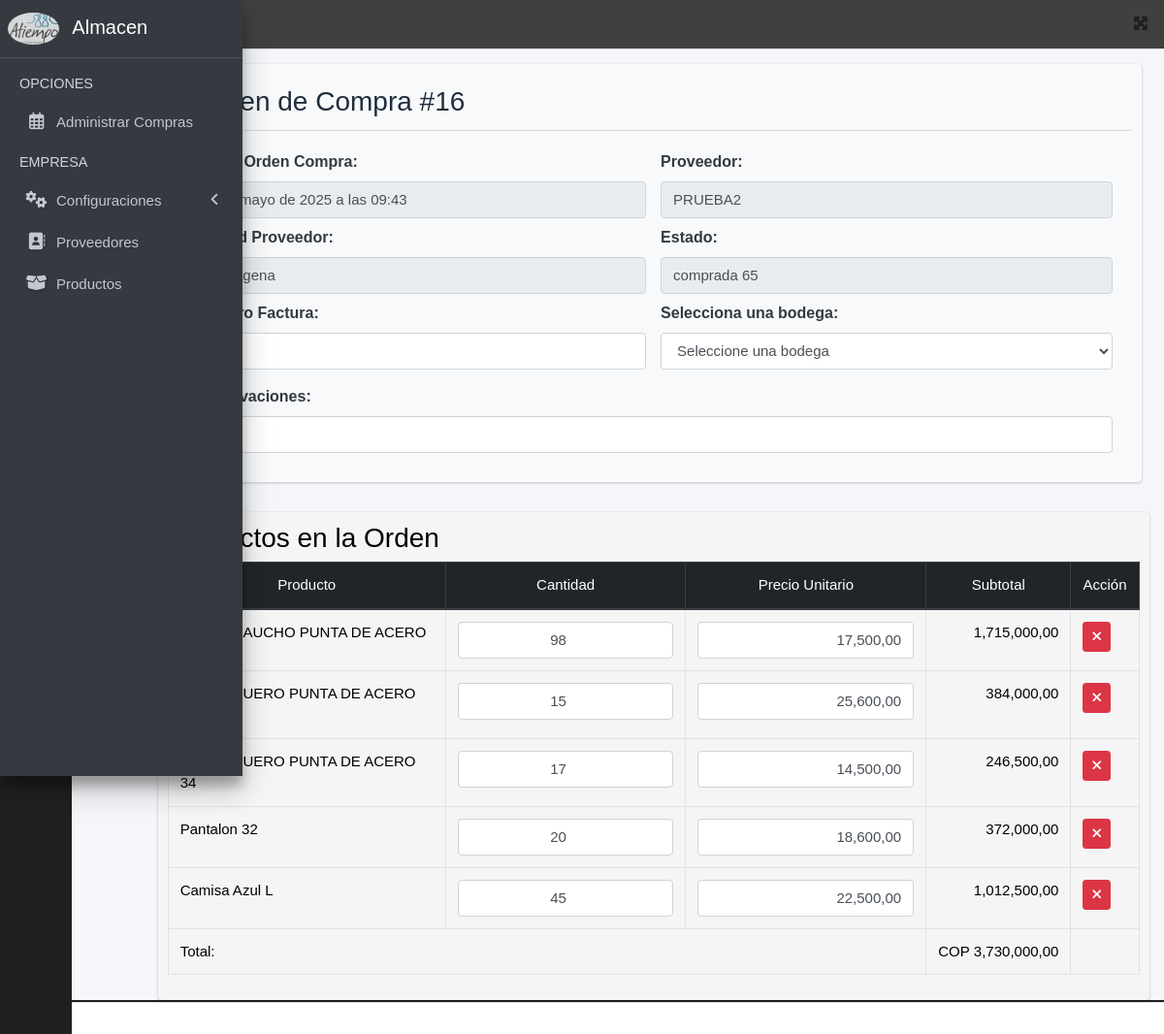
Screenshot of /comprar_orden/16/ with the database file from the repository.
### applications/ordenes_compra/models.py (models this page shows, shortened)
class OrdenCompra(models.Model):
    ESTADO_CHOICES = [
        ('generada', 'generada'),
        ('recibida', 'recibida'),
        ('cancelada', 'cancelada'),
    ]
    proveedor = models.ForeignKey(Proveedor, on_delete=models.CASCADE)
    fecha_creacion = models.DateTimeField(auto_now_add=True)
    estado = models.CharField(max_length=20, choices=ESTADO_CHOICES, default='generada')
    observaciones = models.TextField(blank=True)
    total = models.DecimalField(max_digits=12, decimal_places=2, default=Decimal('0.00'))

class ItemOrdenCompra(models.Model):
    orden = models.ForeignKey(OrdenCompra, on_delete=models.CASCADE, related_name='items')
    producto = models.ForeignKey(Producto, on_delete=models.CASCADE)
    cantidad = models.PositiveIntegerField()
    precio_unitario = models.DecimalField(max_digits=10, decimal_places=2)
    def subtotal(self):
        return self.cantidad * self.precio_unitario

### applications/proveedores/models.py (models this page shows, shortened)
class Proveedor(models.Model):
    id_proveedor = models.AutoField(primary_key=True)
    nombre = models.CharField(max_length=255)
    ciudad = models.ForeignKey(Ciudad, on_delete=models.CASCADE)  # Relación con Ciudad
    telefono = models.CharField(max_length=20, blank=True, null=True)
    email = models.EmailField(max_length=255, blank=True, null=True)
    direccion = models.CharField(max_length=255, blank=True, null=True)
    fecha_creacion = models.DateTimeField(auto_now_add=True)
    fecha_actualizacion = models.DateTimeField(auto_now=True)
    usuario_creador = models.ForeignKey(settings.AUTH_USER_MODEL, on_delete=models.SET_NULL, null=True, blank=True) # Relación con User
    activo = models.BooleanField(default=True, verbose_name="Activo/Inactivo")
    class Meta:
        verbose_name = "Proveedor"
        verbose_name_plural = "Proveedores"

### applications/ciudades/models.py (models this page shows)
class Ciudad(models.Model):
    id_ciudad = models.AutoField(primary_key=True)
    nombre = models.CharField(max_length=255, verbose_name="Nombre de la ciudad")
    fecha_creacion = models.DateTimeField(auto_now_add=True, verbose_name="Fecha de creación")
    activo = models.BooleanField(default=True, verbose_name="Activo/Inactivo")  # Activo/Inactivo
    id_usuario_insert = models.ForeignKey(
        settings.AUTH_USER_MODEL,  # Se usa settings.AUTH_USER_MODEL para referirse al modelo de usuario (por si usas un modelo personalizado)
        on_delete=models.SET_NULL,  # El usuario puede ser eliminado, pero no se eliminará la ciudad
        null=True,  # Permitir que este campo sea null
        blank=True,  # Permitir que no se asigne un usuario al crear la ciudad
        related_name='ciudades_insertadas',  # Nombre para acceder a las ciudades relacionadas desde el usuario
        verbose_name="Usuario Creo"
    )
    def __str__(self):
        return self.nombre
    class Meta:
        ordering = ['nombre']
        verbose_name = 'Ciudad'
        verbose_name_plural = 'Ciudades'
        db_table = 'ciudad'  # Nombre personalizado de la tabla en la base de datos

### applications/productos/models.py (models this page shows, shortened)
class Producto(models.Model):
    id_producto = models.AutoField(primary_key=True)
    nombre = models.CharField(max_length=255)
    categoria = models.ForeignKey(Categoria, on_delete=models.SET_NULL, null=True, blank=True)
    id_usuario = models.ForeignKey(settings.AUTH_USER_MODEL, on_delete=models.SET_NULL, null=True, blank=True, related_name='productos_creados')
    fecha_creacion = models.DateTimeField(auto_now_add=True)
    fecha_edicion = models.DateTimeField(auto_now=True)
    usuario_edita = models.ForeignKey(settings.AUTH_USER_MODEL, on_delete=models.SET_NULL, null=True, blank=True, related_name='productos_editados')
    activo = models.BooleanField(default=True, verbose_name="Activo/Inactivo")
    unidad_medida = models.CharField(max_length=100, choices=unidadMedida, null=True, blank=True )
    stock = models.IntegerField(default=0)
    costo = models.DecimalField(max_digits=10, decimal_places=2, default=0.00)
    class Meta:
        verbose_name = "Producto"
        verbose_name_plural = "Productos"
    def __init__(self, *args, **kwargs):
        super().__init__(*args, **kwargs)

### applications/ordenes_compra/views.py (the view, shortened to what this page needs)
# urls.py: path('comprar_orden/<int:id>/', views.comprar_orden, name='comprar_orden'),  # Aquí debe estar 'productos'
@transaction.atomic
def comprar_orden(request, id):
    orden = get_object_or_404(OrdenCompra, id=id)
    return render(request, 'comprarOrden.html', {
        'orden': orden,
        'items': orden.items.all()
    })

### templates/comprarOrden.html (shortened to what this page needs)
{% extends 'layouts/base.html' %}
{% load static %}
{% load humanize %}
{% block content %}
<div class="content-wrapper">
    <form method="post" action="{% url 'comprar_orden' orden.id %}">
    <section class="content-header">
        <div class="card bg-light mb-3">
            <div class="card-header">
                <h3 class="mb-0">Orden de Compra #{{ orden.id }}</h3>
            </div>
            <div class="card-body text-dark">
                <div class="row">
                    <div class="col-md-6 mb-2">
                        <label>Fecha Orden Compra:</label>
                        <input class="form-control" type="text" value="{{ orden.fecha_creacion }}" readonly>
                    </div>
                    <div class="col-md-6 mb-2">
                        <label>Proveedor:</label>
                        <input type="text" class="form-control" value="{{ orden.proveedor.nombre }}" readonly>
                    </div>
                    <div class="col-md-6 mb-2">
                        <label>Ciudad Proveedor:</label>
                        <input type="text" class="form-control" value="{{ orden.proveedor.ciudad }}" readonly>
                    </div>
                    <div class="col-md-6 mb-2">
                        <label>Estado:</label>
                        <input type="text" class="form-control" value="{{ orden.get_estado_display }}" readonly>
                    </div>
                    <div class="col-md-6">
                        <label>Numero Factura:</label>
                        <input type="text" class="form-control" name="numFActura" value="" required>
                    </div>
                    <div class="form-group col-md-6">
                        <label for="selectBodega">Selecciona una bodega:</label>
                        <select id="selectBodega" name="bodega_id" class="form-control" required>
                            <option value="">Cargando bodegas...</option>
                        </select>
                    </div>
                    <div class="col-md-12">
                        <label>Observaciones:</label>
                        <input type="text" class="form-control" value="{{ orden.observaciones }}">
                    </div>
                </div>
            </div>
        </div>
    </section>
    <section class="card">
        <h3>Productos en la Orden</h3>
            <table class="table table-bordered" style="color: black;" id="tablaProductos">
                <thead class="thead-dark">
                    <tr style="text-align: center;">
                        <th>Producto</th>
                        <th>Cantidad</th>
                        <th>Precio Unitario</th>
                <th>Subtotal</th>
                <th>Acción</th>
                    </tr>
                </thead>
                <tbody>
                    {% for item in items %}
                    <tr>
                        <td>
                            {{ item.producto.nombre }}
                        </td>
                        <td>
                            <input type="number" name="cantidades[]" class="form-control text-center cantidad" value="{{ item.cantidad }}" min="1" onchange="actualizarSubtotal(this)">
                        </td>
                        <td>
                            <input type="text" name="precios[]"  class="form-control text-right precio" value="{{ item.precio_unitario|floatformat:2|intcomma }}"  onchange="actualizarSubtotal(this)">
                        </td>
                        <td class="subtotal text-right">
                            {{ item.subtotal|floatformat:2|intcomma }}
                        </td>
                        <td>
                            <button type="button" class="btn btn-danger btn-sm " data-id="{{ item.producto.id }}" onclick="quitarProducto(this)">
                                <i class="fa fa-times"></i>
                            </button>
                        </td>
                    </tr>
                    {% endfor %}
                </tbody>
                <tfoot style="color: black;">
                    <tr >
                      <td colspan="3" class="text-end"><strong>Total:</strong></td>
                      <td id="totalOrden"  class="text-right">COP {{ orden.total|floatformat:2|intcomma }}</td>
                      <td></td>
                    </tr>
                  </tfoot>
            </table>
        </form>
    </section>
</div>
{% endblock %}

### templates/layouts/base.html (shortened to what this page needs)
{% load static %}
<!DOCTYPE html>
<html lang="en">
<head>
  <link rel="stylesheet" href="{% static 'lib/adminlite/plugins/fontawesome-free/css/all.min.css' %}">
  <link rel="stylesheet"
    href="{% static 'lib/adminlite/plugins/tempusdominus-bootstrap-4/css/tempusdominus-bootstrap-4.min.css' %}">
  <link rel="stylesheet" href="{% static 'lib/adminlite/plugins/icheck-bootstrap/icheck-bootstrap.min.css' %}">
  <link rel="stylesheet" href="{% static 'lib/adminlite/plugins/jqvmap/jqvmap.min.css' %}">
  <link rel="stylesheet" href="{% static 'lib/adminlite/css/adminlte.min.css' %}">
  <link rel="stylesheet" href="{% static 'lib/adminlite/plugins/overlayScrollbars/css/OverlayScrollbars.min.css' %}">
  <link rel="stylesheet" href="{% static 'lib/adminlite/plugins/daterangepicker/daterangepicker.css' %}">
  <link rel="stylesheet" href="{% static 'lib/adminlite/plugins/summernote/summernote-bs4.min.css' %}">
  <link rel="stylesheet" href="{% static 'index/css/main.css' %}">
<link rel="stylesheet" href="https://cdn.datatables.net/1.13.6/css/dataTables.bootstrap5.min.css">
<link rel="stylesheet" href="https://cdn.datatables.net/buttons/2.4.2/css/buttons.bootstrap5.min.css">
    <link rel="stylesheet" href="https://cdnjs.cloudflare.com/ajax/libs/font-awesome/6.7.2/css/all.min.css">
    <link rel="stylesheet" href="{% static 'styles/main.css' %}">
  <link rel="stylesheet" href="{% static 'jquery-ui/jquery-ui.min.css' %}">
</head>
<body class="hold-transition sidebar-mini layout-fixed sidebar-closed sidebar-collapse">
  <div class="wrapper">
    <nav class="main-header navbar navbar-expand navbar-white navbar-light">
      <ul class="navbar-nav">
        <li class="nav-item">
          <a class="nav-link" data-widget="pushmenu" href="#" role="button"><i class="fas fa-bars"></i></a>
        </li>
      </ul>
      <ul class="navbar-nav ml-auto">
        <li class="nav-item">
          <a class="nav-link" data-widget="fullscreen" href="#" role="button">
            <i class="fas fa-expand-arrows-alt"></i>
          </a>
        </li>
      </ul>
    </nav>
    <aside class="main-sidebar sidebar-dark-primary elevation-4">
      <a href="" class="brand-link">
        <img src="{% static 'index/img/logoAtiempo.png' %}" alt="Logo" class="brand-image img-circle "
        style="opacity: .8;">
      </a>
      <div class="sidebar">
        <nav class="mt-2">
          <ul class="nav nav-pills nav-sidebar flex-column" data-widget="treeview" role="menu" data-accordion="false">
            <li class="nav-item">
              <a href="{% url 'ordenes_compra' %}" class="nav-link">
                <i class="nav-icon far fa-calendar-alt"></i>
              </a>
            </li>
            <li class="nav-item">
              <a href="#" class="nav-link">
                <i class="nav-icon fas fa-cogs spin"></i>
              </a>
            </li>
            <li class="nav-item">
              <a href="{% url 'proveedores' %}" class="nav-link">
                <i class="nav-icon fas fa-address-book "></i>
              </a>
            </li>
            <li class="nav-item">
              <a href="{% url 'productos' %}" class="nav-link">
                <i class="nav-icon fas fa-box-open"></i>
              </a>
            </li>
          </ul>
        </nav>
      </div>
    </aside>
    <div class="content-wrapper">
      <section class="content">
        <div class="container-fluid">
          {% block content %}
          {% endblock %}
        </div>
    <footer class="main-footer text-center text-primary">
    </footer>
</body>
</html>

### applications/ciudades/static/index/css/main.css (style rules this page uses)
p , input[type=text] , input[type=date], input[type=number], input[type=password] { font-weight: 100; font-size: 15px; }
table, th, td { font-weight: 100; font-size:15px; }
select { font-weight: 100 !important; font-size:15px !important; }
body { font-family: Arial, Helvetica, sans-serif !important; }

### applications/ciudades/static/styles/main.css (style rules this page uses)
body { background: #202020; color: whitesmoke; }
.navbar { background: #404040; padding: 5px 0; }
.navbar ul { display: flex; justify-content: space-between; }
.navbar ul li { list-style: none; text-decoration: none; }
.navbar ul li a { color: white; }
.card { background: whitesmoke; padding: 10px; margin-bottom: 2px; color: black; }

### templates/layouts/base.html (style rules this page uses)
.nav-icon.spin { animation: spin 2s linear infinite; }
.nav-icon { text-shadow: 1px 1px 3px rgba(0, 0, 0, 0.2); }
.nav-link { transition: transform 0.3s ease; }

### rows the page displays
OrdenCompra: id "16", fecha_creacion "9 de mayo de 2025 a las 09:43", proveedor.nombre "PRUEBA2", proveedor.ciudad "Cartagena", estado "comprada 65", total "3,730,000,00"
ItemOrdenCompra: producto.nombre "BOTAS CAUCHO PUNTA DE ACERO", cantidad "98", precio_unitario "17,500,00", subtotal "1,715,000,00"
ItemOrdenCompra: producto.nombre "BOTAS CUERO PUNTA DE ACERO 35", cantidad "15", precio_unitario "25,600,00", subtotal "384,000,00"
ItemOrdenCompra: producto.nombre "BOTAS CUERO PUNTA DE ACERO 34", cantidad "17", precio_unitario "14,500,00", subtotal "246,500,00"
ItemOrdenCompra: producto.nombre "Pantalon 32", cantidad "20", precio_unitario "18,600,00", subtotal "372,000,00"
ItemOrdenCompra: producto.nombre "Camisa Azul L", cantidad "45", precio_unitario "22,500,00", subtotal "1,012,500,00"
